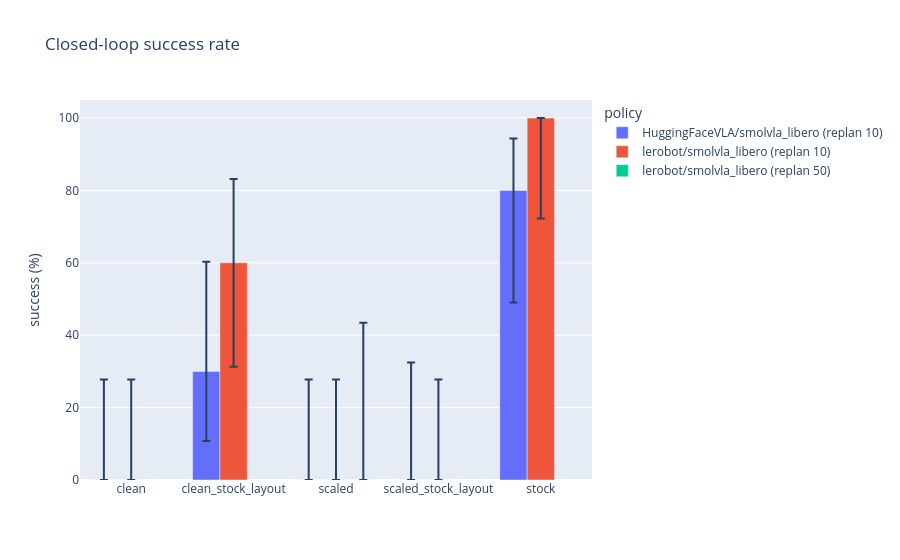

Write notebook code for a chart like this one.
### Markdown cell above
## 1. Closed-loop success

Bars are the success rate, whiskers the 95 % Wilson interval (few episodes per cell, so they are wide).

### Code cell
benchmark_success_figure(summary).show()
summary.round(2)

### Figure 1 — Plotly figure (JSON) as saved in the notebook; plotly's stock layout.template omitted (floating-point values rounded to 4 significant figures)
{"data": [{"customdata": [[0, 10], [3, 10], [0, 10], [0, 8], [8, 10]], "error_y": {"array": [27.75, 30.32, 27.75, 32.44, 14.33], "arrayminus": [0.0, 19.22, 0.0, 0.0, 30.98], "symmetric": false, "type": "data"}, "hovertemplate": "%{y:.0f} % (%{customdata[0]}/%{customdata[1]})<extra>%{fullData.name}</extra>", "name": "HuggingFaceVLA/smolvla_libero (replan 10)", "type": "bar", "x": ["clean", "clean_stock_layout", "scaled", "scaled_stock_layout", "stock"], "y": [0.0, 30.0, 0.0, 0.0, 80.0]}, {"customdata": [[0, 10], [6, 10], [0, 10], [0, 10], [10, 10]], "error_y": {"array": [27.75, 23.18, 27.75, 27.75, 0.0], "arrayminus": [0.0, 28.73, 0.0, 0.0, 27.75], "symmetric": false, "type": "data"}, "hovertemplate": "%{y:.0f} % (%{customdata[0]}/%{customdata[1]})<extra>%{fullData.name}</extra>", "name": "lerobot/smolvla_libero (replan 10)", "type": "bar", "x": ["clean", "clean_stock_layout", "scaled", "scaled_stock_layout", "stock"], "y": [0.0, 60.0, 0.0, 0.0, 100.0]}, {"customdata": [[0, 5]], "error_y": {"array": [43.45], "arrayminus": [0.0], "symmetric": false, "type": "data"}, "hovertemplate": "%{y:.0f} % (%{customdata[0]}/%{customdata[1]})<extra>%{fullData.name}</extra>", "name": "lerobot/smolvla_libero (replan 50)", "type": "bar", "x": ["scaled"], "y": [0.0]}], "layout": {"barmode": "group", "legend": {"title": {"text": "policy"}}, "title": {"text": "Closed-loop success rate"}, "yaxis": {"range": [0, 105], "title": {"text": "success (%)"}}}}
